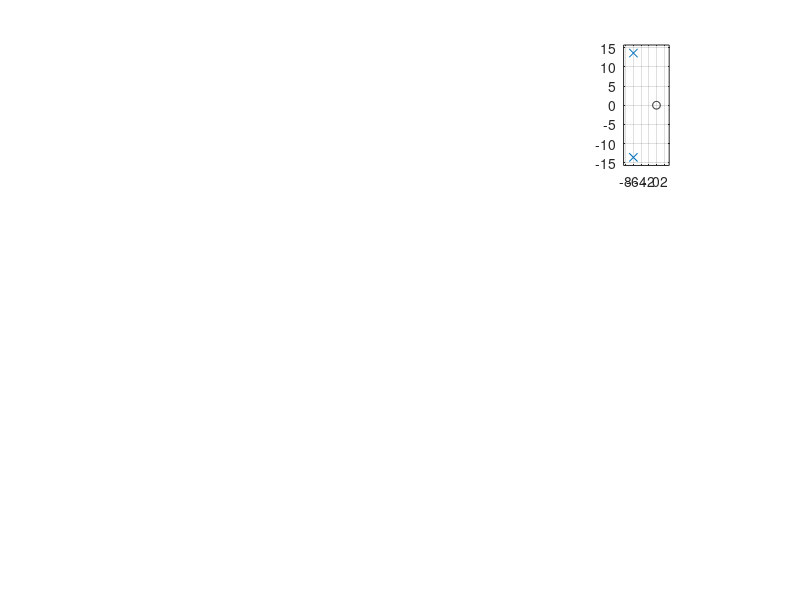

The MATLAB script that drew this image: (Note: this script raises an error after producing the figure.)
%% Title:Control System-Second Order System:open loop with different values
%Author:Ravikumar M Pise
%PS No:99003747
%Date:7/04/2021
%Version:1.0


%% This Document has equation for DC Motor
%Equation:Ldi/dt+Ri+Kw=V
%         Jdw/dt+bw=Ki
%T(s)=(K/LJ)/(s^2+((b/J)+(R/L)s+(R*b)/(L*J)+(K*K)/(L*J)

%% Math analysis
%dependent variables:w
%independent variables:t
%constant:K,R,L,J,b
%Roots:0.5*(-(b/J)-(R/L))+sqrt((((b*b)/(J*J))+((R*R)/(L*L))-((2*R*b)/(L*J))-((4*K*K)/(L*J)))
%      0.5*(-(b/J)-(R/L))-sqrt((((b*b)/(J*J))+((R*R)/(L*L))-((2*R*b)/(L*J))-((4*K*K)/(L*J)))

%% IVT
%for impulse is 0
%for step is 0
%%FVT
%for impulse is K/((b*L)+(R*J))=0.1667
%for step is K/((R*b)+(K*K))=0.0999001

J = 0.01;
b = 0.1;
K = 1;
R = 1;
L = 0.5;
%TF=tf([K/(J*L)],[1,((b/J)+(R/L)),(((K*K)+(R*b))/(L*J))]);
sys = tf([K/(J*L)],[1,((b/J)+(R/L)),(((K*K)+(R*b))/(L*J))])
subplot(3,3,1)
step(sys)
subplot(3,3,2)
impulse(sys)
subplot(3,3,3)
%S = stepinfo(sys)
[z,p,k]= tf2zp([K/(J*L)],[1,((b/J)+(R/L)),(((K*K)+(R*b))/(L*J))])
zplane(z,p)
S = stepinfo(sys)

J = 0.1;
b = 1;
K = 0.1;
R = 10;
L = 5;
%TF=tf([K/(J*L)],[1,((b/J)+(R/L)),(((K*K)+(R*b))/(L*J))]);
sys = tf([K/(J*L)],[1,((b/J)+(R/L)),(((K*K)+(R*b))/(L*J))])
subplot(3,3,4)
step(sys)
subplot(3,3,5)
impulse(sys)
subplot(3,3,6)
%S = stepinfo(sys)
[z2,p2,k2]= tf2zp([K/(J*L)],[1,((b/J)+(R/L)),(((K*K)+(R*b))/(L*J))])
zplane(z2,p2)
S = stepinfo(sys)

J = 0.01;
b = 0.01;
K = 0.1;
R = 0.1;
L = 0.05;
%TF=tf([K/(J*L)],[1,((b/J)+(R/L)),(((K*K)+(R*b))/(L*J))]);
sys = tf([K/(J*L)],[1,((b/J)+(R/L)),(((K*K)+(R*b))/(L*J))])
subplot(3,3,7)
step(sys)
subplot(3,3,8)
impulse(sys)
subplot(3,3,9)
%S = stepinfo(sys)
[z1,p1,k1]= tf2zp([K/(J*L)],[1,((b/J)+(R/L)),(((K*K)+(R*b))/(L*J))])
zplane(z1,p1)
S = stepinfo(sys)

%% Analysis:
% 1.1st  response of system is accurate because settling time is less
% 2.1st  response speed is high because rise time is less
% 3.2nd response is more stable because overshoot is zero  
